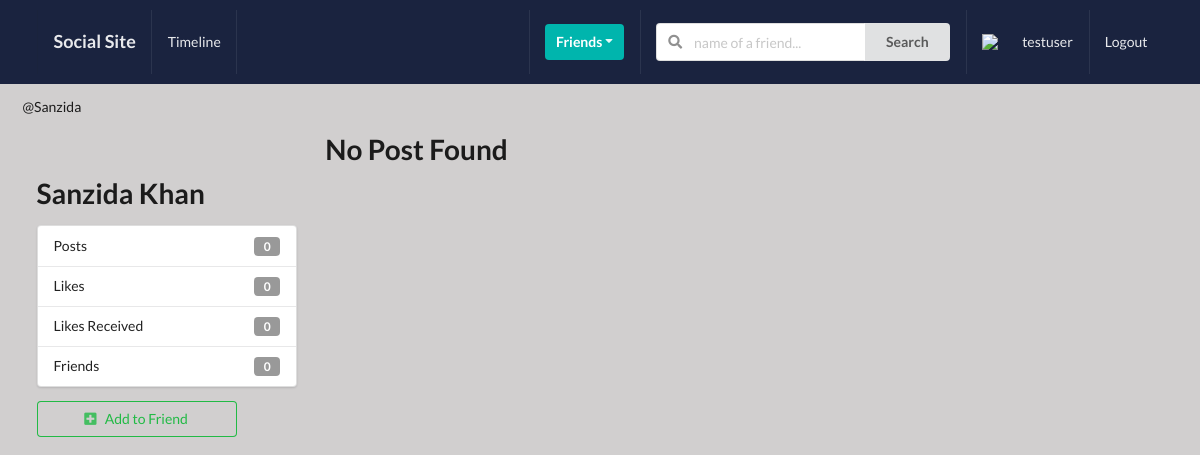
Page /profiles/Sanzida/ (signed in) on the committed database.
### profiles/models.py (models this page shows, shortened)
class Profile(models.Model):
 first_name = models.CharField(max_length=200, blank=True)
 last_name = models.CharField(max_length=200, blank=True)
 user=models.OneToOneField(User, on_delete=models.CASCADE)
 bio = models.TextField(default="no bio...", max_length=300)
 email=models.EmailField(max_length=200, blank=True)
 country=models.CharField(max_length=200, blank=True)
 avatar=models.ImageField(default='avatar.png',upload_to='avatars/')
 friends=models.ManyToManyField(User, blank=True, related_name='friends')
 slug = models.SlugField(unique=True, blank=True)
 updated = models.DateTimeField(auto_now=True)
 created = models.DateTimeField(auto_now_add=True)
 objects = ProfileManager()
 def get_friends_no(self):
     return self.friends.all().count()
 def get_posts_no(self):
     return self.posts.all().count()
 def get_all_authors_posts(self):
     return self.posts.all()
 def get_likes_given_no(self):
     likes= self.like_set.all()
     total_liked = 0
     for item in likes:
         if item.value=='Like':
             total_liked += 1
     return total_liked
 def get_likes_received_no(self):
     posts = self.posts.all()
     total_liked=0
     for item in posts:
         total_liked += item.liked.all().count()
     return total_liked
 __initial_first_name = None
 __initial_last_name  = None
 def __init__(self, *args, **kwargs):
     super().__init__(*args, **kwargs)
     self.__initial_first_name= self.first_name
     self.__initial_last_name = self.last_name

### profiles/views.py (the view)
# urls.py: path('<slug>/', ProfileDetailView.as_view(), name='profile-detail-view'),
class ProfileDetailView(LoginRequiredMixin, DetailView):
    model = Profile
    template_name = 'profiles/detail.html'
    def get_object(self):
      slug =self.kwargs.get('slug')
      profile = Profile.objects.get(slug=slug)
      return profile
    def get_context_data(self, **kwargs):
        context =super().get_context_data(**kwargs)
        user = User.objects.get(username=self.request.user)
        profile =Profile.objects.get(user=user)
        rel_r = Relationship.objects.filter(sender=profile)
        rel_s = Relationship.objects.filter(receiver=profile)
        rel_receiver =[]
        rel_sender =[]
        for item in rel_r:
            rel_receiver.append(item.receiver.user)
        for item in rel_s:
            rel_sender.append(item.sender.user)
        context["rel_receiver"] = rel_receiver
        context["rel_sender"] = rel_sender
        context ['posts'] = self.get_object().get_all_authors_posts()
        context['len_posts'] = True if len(self.get_object().get_all_authors_posts()) > 0 else False
        return context

### templates/profiles/detail.html (shortened to what this page needs)
{% extends 'base.html' %}
{% block content %}
<div class="ui grid">
    <br>
      @{{object.user}}
    <div class="row">
        <div class="four wide column">
            <h1>{{object.user.first_name}} {{object.user.last_name}}</h1>
            <div class="ui vertical fluid menu">
                <div class="item">
                    Posts
                    <div class="ui label">{{object.get_posts_no}}</div>
                </div>
                <div class="item">
                    Likes
                    <div class="ui label">{{object.get_likes_given_no}}</div>
                </div>
                <div class="item">
                    Likes Received
                    <div class="ui label">{{object.get_likes_received_no}}</div>
                </div>
                <div class="item">
                    Friends
                    <div class="ui label">{{object.get_friends_no}}</div>
                </div>
            </div>
                {% if object.user not in rel_receiver and object.user not in rel_sender%}
                        <form action="{% url 'profiles:send-invite' %}" method="POST">
                                <button type="submit" class="ui positive basic button mb-5 w-big"><i class="plus square icon"></i>Add to Friend</button>
                        </form>
                {% endif %}
        </div>
        <div class="twelve wide column">
            {% if len_posts %}
                {% for post in posts%}
                    <div class="segment ui fluid">
                        {{post.content}}
                    </div>
                {% endfor %}
            {% else %}
                <h1>No Post Found</h1>
            {% endif %}
        </div>
    </div>
</div>
{% endblock content %}

### templates/main/navbar.html (shortened to what this page needs)
{% url 'home-view' as path_to_home %}
{% url 'posts:main-post-view' as path_to_posts %}
{% url 'profiles:my-profile-view' as path_to_my_profile %}
<div class="ui inverted menu nav mb-7">
    <div class="ui container">
      <a href="{{path_to_home}}" class=" {% if request.path == path_to_home %} active {% endif %} item">
          <h3>Social Site</h3>
      </a>
      {% if request.user.is_authenticated %}
      <a href="{{path_to_posts}}" class="{% if request.path == path_to_posts %} active {% endif %} item">
          Timeline
      </a>
      {% endif %}
      <div class="right menu">
          {% if request.user.is_authenticated %}
                <div class="item">
                    <div class="ui floating dropdown icon button teal"> Friends
                        <i class="dropdown icon"></i>
                    </div>
                </div>
                <div class="item">
                    <form action="" method="GET">
                    <div class="ui action left icon input">
                    <input class="prompt" type="text" name='q' placeholder="name of a friend...">
                    <button type='submit' class="ui button">Search</button>
                    </div>
                </form>
                </div>
              <a href="{{path_to_my_profile}}" class="{% if request.path == path_to_my_profile %}active{% endif %} item">
                  <img src={{picture.url}} class="ui avatar image">&nbsp;
                    {{ request.user }}
              </a>
              <a href="{% url 'account_logout' %}" class="ui item">
                  Logout
              </a>
          {% else %}
                <a href="{% url 'account_login' %}" class="ui item">
                  Login
              </a>
          {% endif %}
      </div>
    </div>
  </div>

### static_project/style.css (style rules this page uses)
body { background: #d1cfcf !important ; }
.nav { border-radius: 0px !important; padding: 10px 0 10px 0 !important; background-color: #1a233f !important; }
.mb-7 { margin-bottom: 7px !important; }
.mb-5 { margin-bottom: 5px; }
.w-big { width: 200px; }

### rows in the picture
Profile: user "Sanzida", user.first_name "Sanzida", user.last_name "Khan", get_posts_no "0", get_likes_given_no "0", get_likes_received_no "0", get_friends_no "0"

### other values in the picture
{{ request.user }} "testuser"
